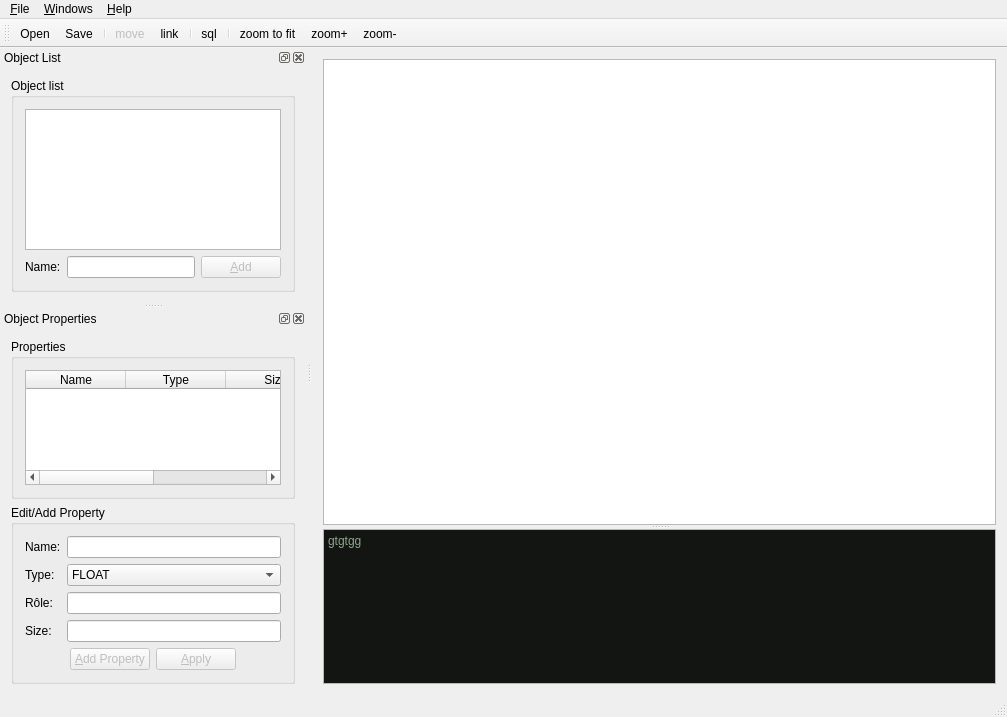
<?xml version="1.0" encoding="UTF-8"?>
<ui version="4.0">
 <author>gthom</author>
 <class>MainWindow</class>
 <widget class="QMainWindow" name="MainWindow">
  <property name="geometry">
   <rect>
    <x>0</x>
    <y>0</y>
    <width>1007</width>
    <height>717</height>
   </rect>
  </property>
  <property name="windowTitle">
   <string>gapMEA</string>
  </property>
  <property name="windowIcon">
   <iconset resource="mesressources.qrc">
    <normaloff>:/images/icone</normaloff>:/images/icone</iconset>
  </property>
  <widget class="QWidget" name="centralWidget">
   <layout class="QVBoxLayout" name="verticalLayout_4">
    <item>
     <widget class="QSplitter" name="splitterMeaSql">
      <property name="orientation">
       <enum>Qt::Vertical</enum>
      </property>
      <widget class="customGraphicsView" name="graphicsView">
       <property name="sizePolicy">
        <sizepolicy hsizetype="Expanding" vsizetype="Maximum">
         <horstretch>0</horstretch>
         <verstretch>3</verstretch>
        </sizepolicy>
       </property>
      </widget>
      <widget class="QTextEdit" name="textEditSql">
       <property name="sizePolicy">
        <sizepolicy hsizetype="Expanding" vsizetype="Expanding">
         <horstretch>0</horstretch>
         <verstretch>1</verstretch>
        </sizepolicy>
       </property>
       <property name="html">
        <string>&lt;!DOCTYPE HTML PUBLIC &quot;-//W3C//DTD HTML 4.0//EN&quot; &quot;http://www.w3.org/TR/REC-html40/strict.dtd&quot;&gt;
&lt;html&gt;&lt;head&gt;&lt;meta name=&quot;qrichtext&quot; content=&quot;1&quot; /&gt;&lt;style type=&quot;text/css&quot;&gt;
p, li { white-space: pre-wrap; }
&lt;/style&gt;&lt;/head&gt;&lt;body style=&quot; font-family:'Sans Serif'; font-size:9pt; font-weight:400; font-style:normal;&quot; bgcolor=&quot;#131513&quot;&gt;
&lt;p style=&quot; margin-top:0px; margin-bottom:0px; margin-left:0px; margin-right:0px; -qt-block-indent:0; text-indent:0px;&quot;&gt;&lt;span style=&quot; color:#8ca68c;&quot;&gt;gtgtgg&lt;/span&gt;&lt;/p&gt;&lt;/body&gt;&lt;/html&gt;</string>
       </property>
      </widget>
     </widget>
    </item>
   </layout>
  </widget>
  <widget class="QMenuBar" name="menuBar">
   <property name="geometry">
    <rect>
     <x>0</x>
     <y>0</y>
     <width>1007</width>
     <height>17</height>
    </rect>
   </property>
   <widget class="QMenu" name="menu_fichier">
    <property name="title">
     <string>&amp;File</string>
    </property>
    <addaction name="actionNew_Document"/>
    <addaction name="action_Open"/>
    <addaction name="actionSave"/>
    <addaction name="action_quitter"/>
   </widget>
   <widget class="QMenu" name="menuWindows">
    <property name="title">
     <string>&amp;Windows</string>
    </property>
    <addaction name="action_Object_list"/>
    <addaction name="action_Properties"/>
    <addaction name="action_sql"/>
    <addaction name="actionZoom"/>
    <addaction name="actionZoom_2"/>
    <addaction name="actionZoom_Best"/>
   </widget>
   <widget class="QMenu" name="menu_Help">
    <property name="title">
     <string>&amp;Help</string>
    </property>
    <addaction name="action_About"/>
    <addaction name="actionAbout_Qt"/>
   </widget>
   <addaction name="menu_fichier"/>
   <addaction name="menuWindows"/>
   <addaction name="menu_Help"/>
  </widget>
  <widget class="QToolBar" name="mainToolBar">
   <property name="toolTip">
    <string/>
   </property>
   <attribute name="toolBarArea">
    <enum>TopToolBarArea</enum>
   </attribute>
   <attribute name="toolBarBreak">
    <bool>false</bool>
   </attribute>
   <addaction name="action_Open"/>
   <addaction name="actionSave"/>
   <addaction name="separator"/>
   <addaction name="actionMove"/>
   <addaction name="actionLink"/>
   <addaction name="separator"/>
   <addaction name="action_sql"/>
   <addaction name="separator"/>
   <addaction name="actionZoom_Best"/>
   <addaction name="actionZoom"/>
   <addaction name="actionZoom_2"/>
  </widget>
  <widget class="QStatusBar" name="statusBar"/>
  <widget class="QDockWidget" name="dockWidgetObjects">
   <property name="windowIcon">
    <iconset resource="mesressources.qrc">
     <normaloff>:/images/icone</normaloff>:/images/icone</iconset>
   </property>
   <property name="floating">
    <bool>true</bool>
   </property>
   <property name="allowedAreas">
    <set>Qt::LeftDockWidgetArea|Qt::RightDockWidgetArea</set>
   </property>
   <property name="windowTitle">
    <string>Object List</string>
   </property>
   <attribute name="dockWidgetArea">
    <number>1</number>
   </attribute>
   <widget class="QWidget" name="dockWidgetContents">
    <layout class="QVBoxLayout" name="verticalLayout_5">
     <item>
      <widget class="QGroupBox" name="groupBox">
       <property name="toolTip">
        <string>Use this first to create your objects</string>
       </property>
       <property name="title">
        <string>Object list</string>
       </property>
       <layout class="QVBoxLayout" name="verticalLayout_2">
        <item>
         <widget class="QListWidget" name="listWidgetObjects"/>
        </item>
        <item>
         <layout class="QHBoxLayout" name="horizontalLayout">
          <item>
           <widget class="QLabel" name="label">
            <property name="text">
             <string>Name:</string>
            </property>
           </widget>
          </item>
          <item>
           <widget class="QLineEdit" name="lineEditObjectName">
            <property name="maxLength">
             <number>25</number>
            </property>
           </widget>
          </item>
          <item>
           <widget class="QPushButton" name="pushButtonAddObject">
            <property name="enabled">
             <bool>false</bool>
            </property>
            <property name="text">
             <string>&amp;Add</string>
            </property>
            <property name="icon">
             <iconset resource="mesressources.qrc">
              <normaloff>:/images/add</normaloff>:/images/add</iconset>
            </property>
            <property name="default">
             <bool>true</bool>
            </property>
           </widget>
          </item>
         </layout>
        </item>
       </layout>
      </widget>
     </item>
    </layout>
   </widget>
  </widget>
  <widget class="QDockWidget" name="dockWidgetProperties">
   <property name="windowIcon">
    <iconset resource="mesressources.qrc">
     <normaloff>:/images/icone</normaloff>:/images/icone</iconset>
   </property>
   <property name="toolTip">
    <string>You will see here selected Object's properties</string>
   </property>
   <property name="floating">
    <bool>true</bool>
   </property>
   <property name="windowTitle">
    <string>Object Properties</string>
   </property>
   <attribute name="dockWidgetArea">
    <number>1</number>
   </attribute>
   <widget class="QWidget" name="dockWidgetContents_2">
    <layout class="QVBoxLayout" name="verticalLayout_3">
     <item>
      <widget class="QGroupBox" name="groupBoxProperties">
       <property name="title">
        <string>Properties</string>
       </property>
       <layout class="QHBoxLayout" name="horizontalLayout_4">
        <item>
         <widget class="QTableWidget" name="tableWidgetProperties">
          <property name="selectionMode">
           <enum>QAbstractItemView::SingleSelection</enum>
          </property>
          <property name="selectionBehavior">
           <enum>QAbstractItemView::SelectRows</enum>
          </property>
          <column>
           <property name="text">
            <string>Name</string>
           </property>
          </column>
          <column>
           <property name="text">
            <string>Type</string>
           </property>
          </column>
          <column>
           <property name="text">
            <string>Size</string>
           </property>
          </column>
          <column>
           <property name="text">
            <string>Rôle</string>
           </property>
          </column>
         </widget>
        </item>
       </layout>
      </widget>
     </item>
     <item>
      <widget class="QGroupBox" name="groupBoxEditNewProperty">
       <property name="title">
        <string>Edit/Add Property</string>
       </property>
       <layout class="QVBoxLayout" name="verticalLayout">
        <item>
         <layout class="QFormLayout" name="formLayout">
          <item row="0" column="0">
           <widget class="QLabel" name="label_2">
            <property name="text">
             <string>Name:</string>
            </property>
           </widget>
          </item>
          <item row="0" column="1">
           <widget class="QLineEdit" name="lineEditPropertyName"/>
          </item>
          <item row="1" column="0">
           <widget class="QLabel" name="label_3">
            <property name="text">
             <string>Type:</string>
            </property>
           </widget>
          </item>
          <item row="2" column="0">
           <widget class="QLabel" name="label_4">
            <property name="text">
             <string>Rôle:</string>
            </property>
           </widget>
          </item>
          <item row="2" column="1">
           <widget class="QLineEdit" name="lineEditPropertyRole"/>
          </item>
          <item row="1" column="1">
           <widget class="QComboBox" name="comboBoxPropertyType">
            <item>
             <property name="text">
              <string notr="true">FLOAT</string>
             </property>
            </item>
            <item>
             <property name="text">
              <string notr="true">INTEGER</string>
             </property>
            </item>
            <item>
             <property name="text">
              <string notr="true">NUMERIC</string>
             </property>
            </item>
            <item>
             <property name="text">
              <string notr="true">BOOL</string>
             </property>
            </item>
            <item>
             <property name="text">
              <string notr="true">VARCHAR</string>
             </property>
            </item>
            <item>
             <property name="text">
              <string notr="true">BIT</string>
             </property>
            </item>
            <item>
             <property name="text">
              <string notr="true">DATE</string>
             </property>
            </item>
            <item>
             <property name="text">
              <string notr="true">TIME</string>
             </property>
            </item>
            <item>
             <property name="text">
              <string notr="true">DATETIME</string>
             </property>
            </item>
            <item>
             <property name="text">
              <string notr="true">SET</string>
             </property>
            </item>
            <item>
             <property name="text">
              <string notr="true" extracomment="'Yes','No','Maybe'">ENUM</string>
             </property>
            </item>
            <item>
             <property name="text">
              <string notr="true" extracomment="Binary Large Object">BLOB</string>
             </property>
            </item>
           </widget>
          </item>
          <item row="3" column="0">
           <widget class="QLabel" name="label_5">
            <property name="text">
             <string>Size:</string>
            </property>
           </widget>
          </item>
          <item row="3" column="1">
           <widget class="QLineEdit" name="lineEditTaille"/>
          </item>
         </layout>
        </item>
        <item>
         <layout class="QHBoxLayout" name="horizontalLayout_2">
          <item>
           <spacer name="horizontalSpacer">
            <property name="orientation">
             <enum>Qt::Horizontal</enum>
            </property>
            <property name="sizeHint" stdset="0">
             <size>
              <width>40</width>
              <height>20</height>
             </size>
            </property>
           </spacer>
          </item>
          <item>
           <widget class="QPushButton" name="pushButtonAddProperty">
            <property name="enabled">
             <bool>false</bool>
            </property>
            <property name="text">
             <string>&amp;Add Property</string>
            </property>
            <property name="icon">
             <iconset resource="mesressources.qrc">
              <normaloff>:/images/add</normaloff>:/images/add</iconset>
            </property>
           </widget>
          </item>
          <item>
           <widget class="QPushButton" name="pushButtonModifyProperty">
            <property name="enabled">
             <bool>false</bool>
            </property>
            <property name="text">
             <string>&amp;Apply</string>
            </property>
            <property name="icon">
             <iconset resource="mesressources.qrc">
              <normaloff>:/images/dialog-ok-apply.png</normaloff>:/images/dialog-ok-apply.png</iconset>
            </property>
           </widget>
          </item>
          <item>
           <spacer name="horizontalSpacer_2">
            <property name="orientation">
             <enum>Qt::Horizontal</enum>
            </property>
            <property name="sizeHint" stdset="0">
             <size>
              <width>40</width>
              <height>20</height>
             </size>
            </property>
           </spacer>
          </item>
         </layout>
        </item>
       </layout>
      </widget>
     </item>
    </layout>
   </widget>
  </widget>
  <action name="action_quitter">
   <property name="icon">
    <iconset resource="mesressources.qrc">
     <normaloff>:/images/quit</normaloff>:/images/quit</iconset>
   </property>
   <property name="text">
    <string>&amp;Quit</string>
   </property>
  </action>
  <action name="action_Add_Entity">
   <property name="checkable">
    <bool>true</bool>
   </property>
   <property name="text">
    <string>&amp;add Entity</string>
   </property>
   <property name="toolTip">
    <string>add a new object</string>
   </property>
  </action>
  <action name="action_Object_list">
   <property name="checkable">
    <bool>true</bool>
   </property>
   <property name="checked">
    <bool>true</bool>
   </property>
   <property name="text">
    <string>&amp;Object list</string>
   </property>
   <property name="toolTip">
    <string>Show Object List</string>
   </property>
  </action>
  <action name="action_Properties">
   <property name="checkable">
    <bool>true</bool>
   </property>
   <property name="checked">
    <bool>true</bool>
   </property>
   <property name="text">
    <string>&amp;Properties</string>
   </property>
   <property name="toolTip">
    <string>Show Object's Properties</string>
   </property>
  </action>
  <action name="actionMove">
   <property name="enabled">
    <bool>false</bool>
   </property>
   <property name="icon">
    <iconset resource="mesressources.qrc">
     <normaloff>:/images/move</normaloff>:/images/move</iconset>
   </property>
   <property name="text">
    <string>move</string>
   </property>
   <property name="toolTip">
    <string>use this tool to move and select Objects</string>
   </property>
  </action>
  <action name="actionLink">
   <property name="icon">
    <iconset resource="mesressources.qrc">
     <normaloff>:/images/relier</normaloff>:/images/relier</iconset>
   </property>
   <property name="text">
    <string>link</string>
   </property>
   <property name="toolTip">
    <string>use this tool to link objects</string>
   </property>
  </action>
  <action name="actionSave">
   <property name="icon">
    <iconset resource="mesressources.qrc">
     <normaloff>:/images/save</normaloff>:/images/save</iconset>
   </property>
   <property name="text">
    <string>&amp;Save</string>
   </property>
   <property name="toolTip">
    <string>Save actual work</string>
   </property>
  </action>
  <action name="action_Open">
   <property name="icon">
    <iconset resource="mesressources.qrc">
     <normaloff>:/images/open</normaloff>:/images/open</iconset>
   </property>
   <property name="text">
    <string>&amp;Open</string>
   </property>
   <property name="toolTip">
    <string>Open a  file</string>
   </property>
  </action>
  <action name="action_sql">
   <property name="checkable">
    <bool>true</bool>
   </property>
   <property name="text">
    <string>&amp;sql</string>
   </property>
   <property name="toolTip">
    <string>generate sql code</string>
   </property>
  </action>
  <action name="actionZoom">
   <property name="icon">
    <iconset resource="mesressources.qrc">
     <normaloff>:/images/zoomPlus</normaloff>:/images/zoomPlus</iconset>
   </property>
   <property name="text">
    <string>zoom+</string>
   </property>
  </action>
  <action name="actionZoom_2">
   <property name="icon">
    <iconset resource="mesressources.qrc">
     <normaloff>:/images/zoomMoins</normaloff>:/images/zoomMoins</iconset>
   </property>
   <property name="text">
    <string>zoom-</string>
   </property>
  </action>
  <action name="actionZoom_Best">
   <property name="icon">
    <iconset resource="mesressources.qrc">
     <normaloff>:/images/zoomBestFit</normaloff>:/images/zoomBestFit</iconset>
   </property>
   <property name="text">
    <string>zoom to fit</string>
   </property>
   <property name="toolTip">
    <string>Adapt display to content</string>
   </property>
  </action>
  <action name="action_About">
   <property name="text">
    <string>&amp;About</string>
   </property>
  </action>
  <action name="actionAbout_Qt">
   <property name="text">
    <string>About &amp;Qt</string>
   </property>
  </action>
  <action name="actionNew_Document">
   <property name="icon">
    <iconset resource="mesressources.qrc">
     <normaloff>:/images/fileNew</normaloff>:/images/fileNew</iconset>
   </property>
   <property name="text">
    <string>New Document</string>
   </property>
   <property name="statusTip">
    <string>to create a new document</string>
   </property>
  </action>
 </widget>
 <layoutdefault spacing="6" margin="11"/>
 <customwidgets>
  <customwidget>
   <class>customGraphicsView</class>
   <extends>QGraphicsView</extends>
   <header>customgraphicsview.h</header>
  </customwidget>
 </customwidgets>
 <resources>
  <include location="mesressources.qrc"/>
 </resources>
 <connections/>
</ui>
